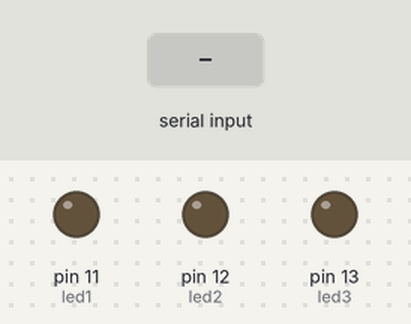
Bench run of a sketch on a simulated Arduino Uno, built with avr-gcc and run on an emulated ATmega328P. Shown: output pins drawn as LEDs (lit = HIGH). Dashed ring = blinking. The test bench sets the inputs (shaded band). What the sketch prints to the serial monitor is not drawn.

Above: at 1.4 s.
1.5 s: "9" received over Serial
At 1.9 s:
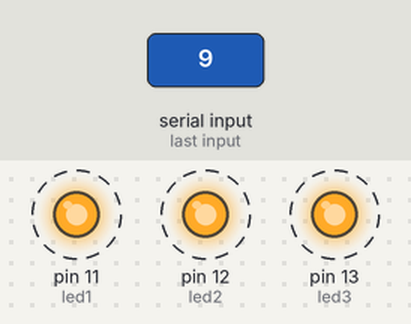
4.5 s: "1" received over Serial
At 5.7 s:
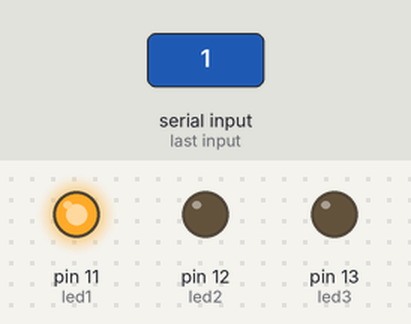
6.0 s: "3" received over Serial
At 7.0 s:
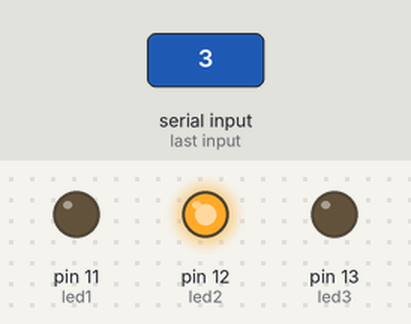
7.5 s: "5" received over Serial
At 8.2 s:
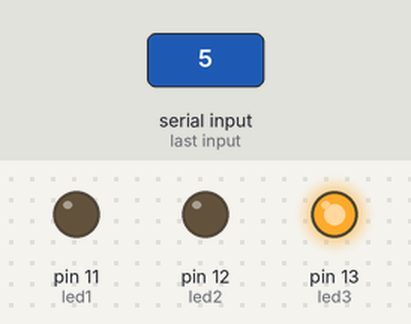
9.0 s: "6" received over Serial
At 9.3 s:
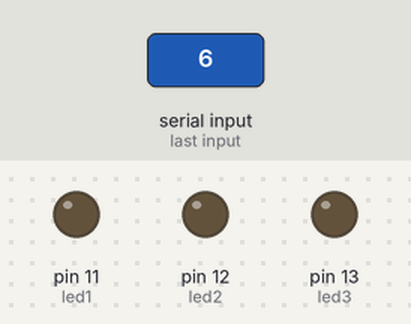
10.5 s: "7" received over Serial
At 11.7 s:
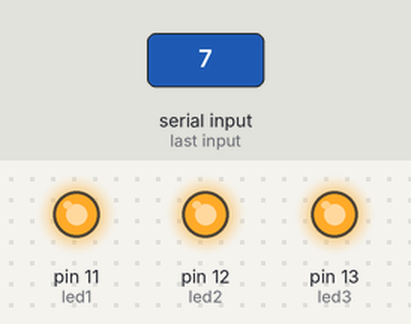
Timing chart, 0 to 13.0 s (numbered marks = the images above; inputs shaded):
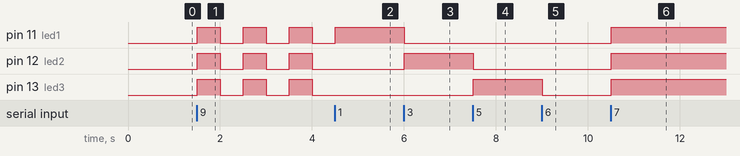

The sketch:

laboratorio_arduino_rutinas_11.ino
```cpp
char tecla;
int led1=11;
int led2=12;
int led3=13;
void setup(){
 Serial.begin(9600);
 Serial.println("Comandos:");
 Serial.println("(1) Encender led verde");
 Serial.println("(2) Apagar led verde");
 Serial.println("(3) Encender led rojo");
 Serial.println("(4) Apagar led rojo");
 Serial.println("(5) Encender led amarillo");
 Serial.println("(6) Apagar led amarillo");
 Serial.println("(7) Encender todos los leds");
 Serial.println("(8) Apagar todos los leds");
 Serial.println("(9) Leds en modo intermitente");
 Serial.println("Digite un numero");
 pinMode(led1,OUTPUT);
 pinMode(led2,OUTPUT);
 pinMode(led3,OUTPUT);

}

void loop(){
 if(Serial.available()>0){
  tecla=Serial.read();}

 if(tecla == '1'){
  digitalWrite(led1, HIGH);
  digitalWrite(led2, LOW);
  digitalWrite(led3, LOW);

 }else if(tecla == '2'){
   digitalWrite(led1, LOW);

  }else if(tecla == '3'){
    digitalWrite(led2, HIGH);
    digitalWrite(led1, LOW);
    digitalWrite(led3, LOW);

   }else if(tecla == '4'){
     digitalWrite(led2, LOW);

    }else if(tecla == '5'){
      digitalWrite(led3, HIGH);
      digitalWrite(led2, LOW);
      digitalWrite(led1, LOW);

     }else if(tecla == '6'){
       digitalWrite(led3, LOW);

      }else if(tecla == '7'){
        digitalWrite(led1, HIGH);
        digitalWrite(led2, HIGH);
        digitalWrite(led3, HIGH);

       }else if(tecla == '8'){
         digitalWrite(led1, LOW);
         digitalWrite(led2, LOW);
         digitalWrite(led3, LOW);
        }
   while(tecla=='9'){
    digitalWrite(led1, HIGH);
    digitalWrite(led2, HIGH);
    digitalWrite(led3, HIGH);
    delay(500);
    digitalWrite(led1, LOW);
    digitalWrite(led2, LOW);
    digitalWrite(led3, LOW);
    delay(500);
    if(Serial.available()>0){
     tecla=Serial.read();
    }
   }


}
```

Measured:
- after the input at 1.5 s, pin 11 (led1), pin 12 (led2), pin 13 (led3): alternates HIGH for 0.50 s and LOW for 0.50 s, starting at once
- after the input at 4.5 s, pin 11 (led1): goes on until 4.5 s, then stays HIGH; pin 12 (led2), pin 13 (led3): stays LOW (without the input it goes to HIGH after 0.00 s)
- after the input at 6.0 s, pin 11 (led1): HIGH → LOW at once; pin 12 (led2): LOW → HIGH at once
- after the input at 7.5 s, pin 12 (led2): HIGH → LOW at once; pin 13 (led3): LOW → HIGH at once
- after the input at 9.0 s, pin 13 (led3): HIGH → LOW at once
- after the input at 10.5 s, pin 11 (led1), pin 12 (led2), pin 13 (led3): LOW → HIGH at once
